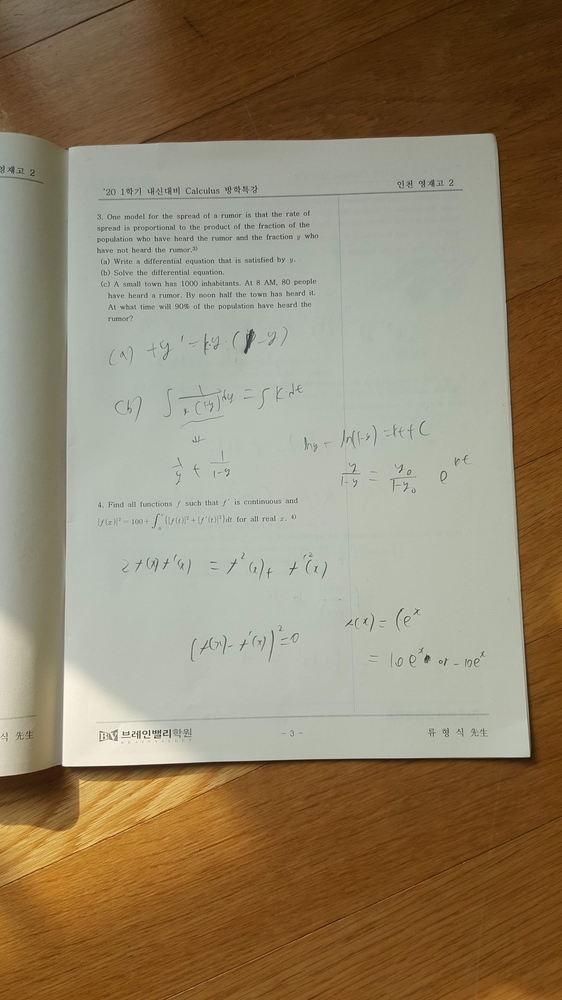
#> input picture photo2.jpg, 562 x 1000 px, shrunk from 2988 x 5312 before the run
$ python line.py
#> lines starting #> are read from the running program, lines starting #| are printed output that depends on the picture; after the words box and inside, x2 and y2 are one past the last pixel; in counts of white or black regions, pixels touching at a corner belong together
import cv2
import numpy as np

# == Parameters
BLUR = 21
CANNY_THRESH_1 = 10
CANNY_THRESH_2 = 30
MASK_DILATE_ITER = 10
MASK_ERODE_ITER = 10
MASK_COLOR = (0.0, 0.0, 1.0)  # In BGR format

# -- Read image
img = cv2.imread('photo2.jpg')
#> img is the input picture: shape (1000, 562, 3); mean B, G, R 105.4, 131.1, 146
img = cv2.bilateralFilter(img, 35, 75, 75)
gray = cv2.cvtColor(img, cv2.COLOR_BGR2GRAY)
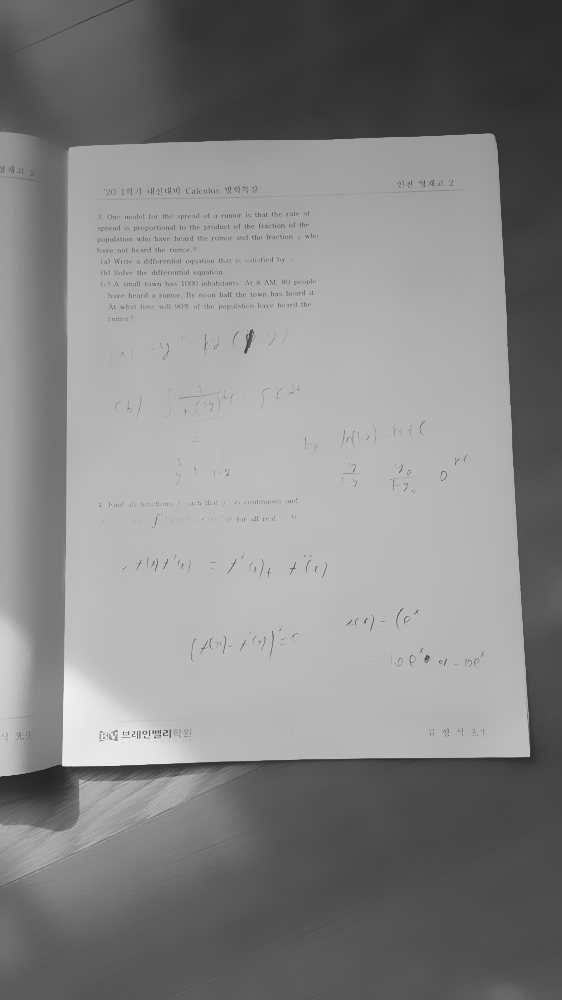
#> gray: shape (1000, 562); min 36, max 240, mean 133

# -- Edge detection
edges = cv2.Canny(gray, CANNY_THRESH_1, CANNY_THRESH_2)
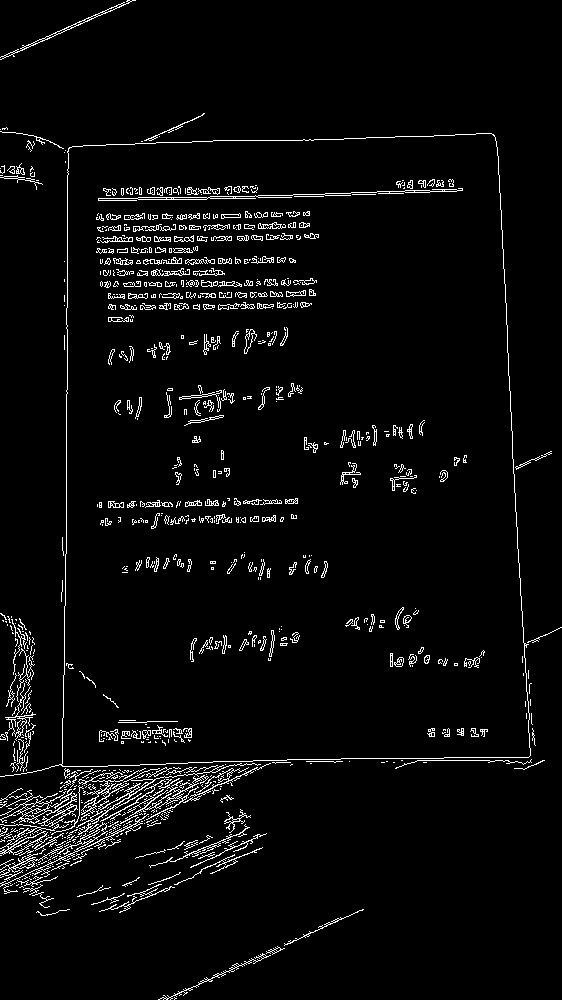
#> edges: shape (1000, 562); 4% white in thin lines or dots
edges = cv2.dilate(edges, None)
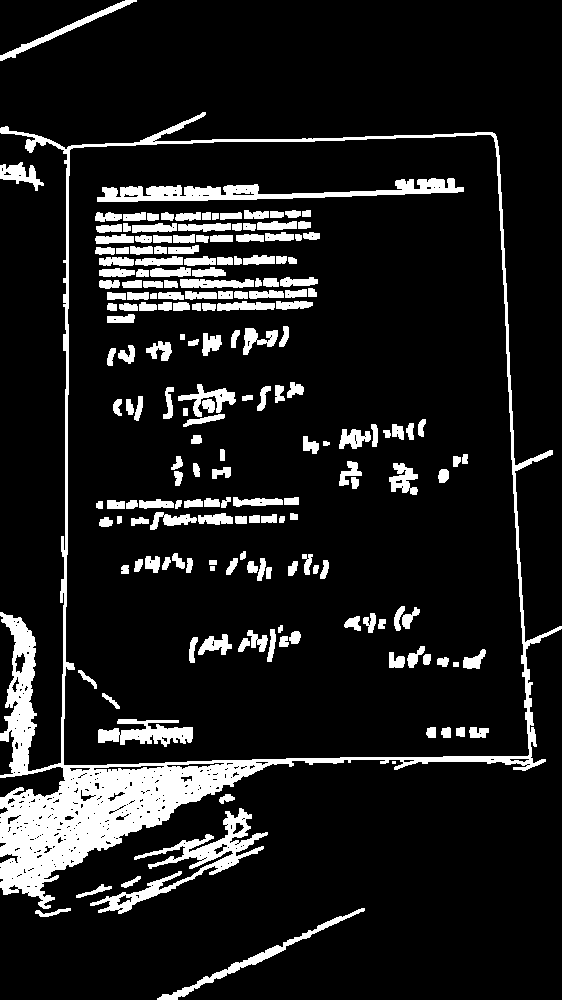
#> edges: shape (1000, 562); 11.8% white; 190 white regions (1 under 20 px), largest, box (x1, y1, x2, y2) and area: (0, 112, 562, 909) 28117, (97, 178, 464, 202) 3602, (90, 808, 268, 914) 3528
edges = cv2.erode(edges, None)
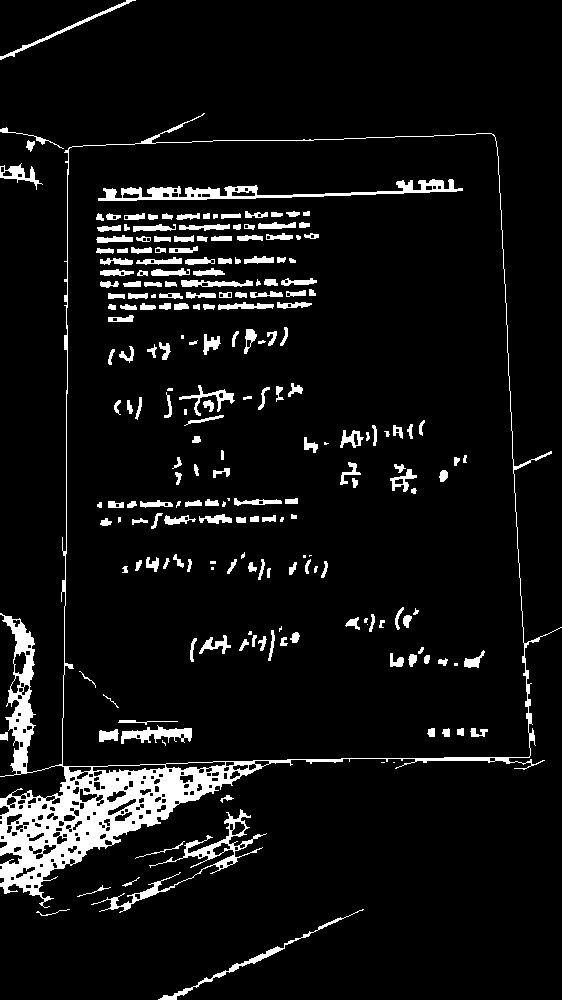
#> edges: shape (1000, 562); 7.1% white; 216 white regions (23 under 20 px)
cv2.imwrite("canny.png", edges)
# -- Find contours in edges, sort by area
contour_info = []
contours, _ = cv2.findContours(edges, cv2.RETR_LIST, cv2.CHAIN_APPROX_NONE)
#> contours = 435 contours, 150 with area under 20; largest, box (x1, y1, x2, y2) and area: (0, 113, 562, 908) 296754, (62, 133, 531, 767) 277624, (98, 179, 463, 201) 2208, (91, 809, 267, 913) 1477, (121, 725, 192, 744) 560
for c in contours:
    contour_info.append((
        c,
        cv2.isContourConvex(c),
        cv2.contourArea(c),
    ))
#> after the loop, contour_info = 435 items
contour_info = sorted(contour_info, key=lambda c: c[2], reverse=True)
max_contour = contour_info[0]
#> max_contour = 3 items, first 3: contour of 3875 points, box (x1, y1, x2, y2) (0, 113, 562, 908), area 296754, False, 296754.5

# -- Create empty mask, draw filled polygon on it corresponding to largest contour ----
# Mask is black, polygon is white
mask = np.zeros(edges.shape)
for c in contour_info:
    cv2.fillConvexPoly(mask, c[0], (255))
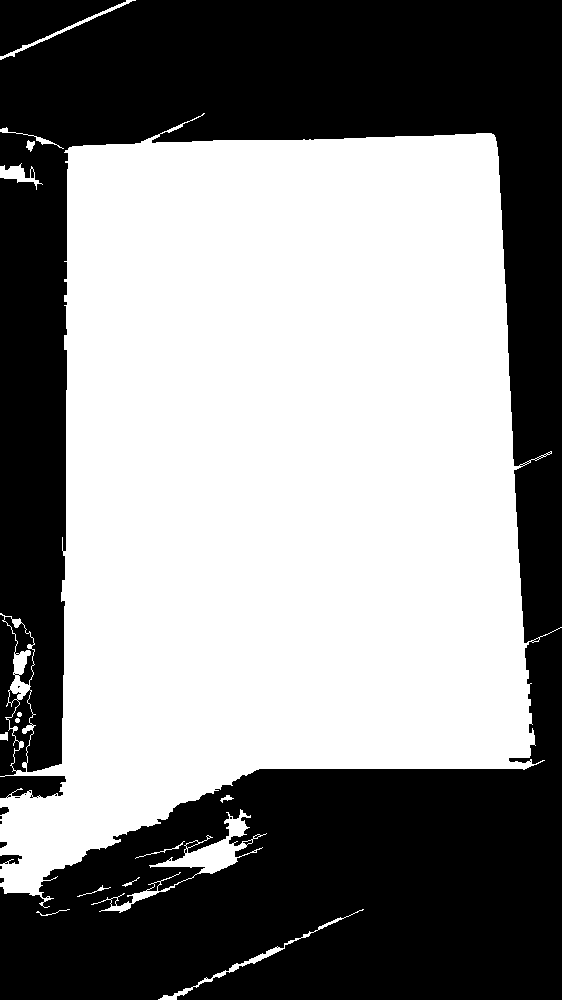
#> mask: shape (1000, 562) float64; 54.1% white; 13 black regions (8 under 20 px), largest, box (x1, y1, x2, y2) and area: (0, 0, 562, 1000) 253856, (0, 0, 126, 56) 3650, (0, 855, 22, 864) 158, (0, 807, 9, 815) 55, (0, 842, 7, 848) 33

# -- Smooth mask, then blur it
mask = cv2.dilate(mask, None, iterations=MASK_DILATE_ITER)
#> mask: shape (1000, 562) float64; 64.7% white; 13 black regions (2 under 20 px), largest, box (x1, y1, x2, y2) and area: (0, 643, 562, 1000) 86434, (0, 0, 562, 449) 79078, (0, 155, 57, 758) 24243
mask = cv2.erode(mask, None, iterations=MASK_ERODE_ITER)
#> mask: shape (1000, 562) float64; 56% white; 5 black regions, box (x1, y1, x2, y2) and area: (0, 0, 562, 768) 126329, (0, 454, 562, 1000) 116139, (0, 0, 105, 52) 3501, (0, 627, 14, 686) 776, (0, 741, 13, 765) 308
mask = cv2.GaussianBlur(mask, (BLUR, BLUR), 0)
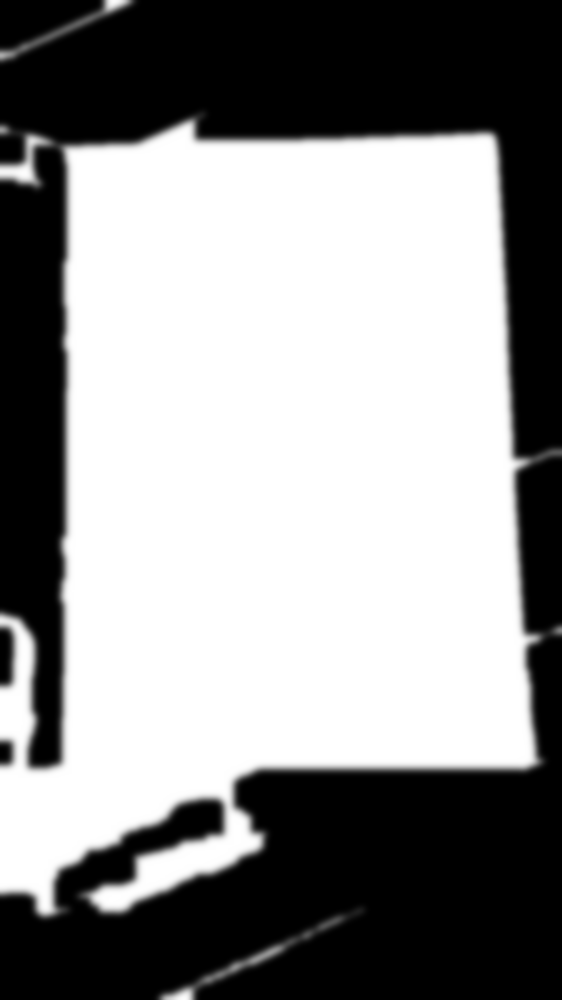
#> mask: shape (1000, 562) float64; min 0, max 255, mean 142.9; drawn with min black and max white
mask_stack = np.dstack([mask] * 3)  # Create 3-channel alpha mask

# -- Blend masked img into MASK_COLOR background
mask_stack = mask_stack.astype('float32') / 255.0
img = img.astype('float32') / 255.0
masked = (mask_stack * img) + ((1 - mask_stack) * MASK_COLOR)
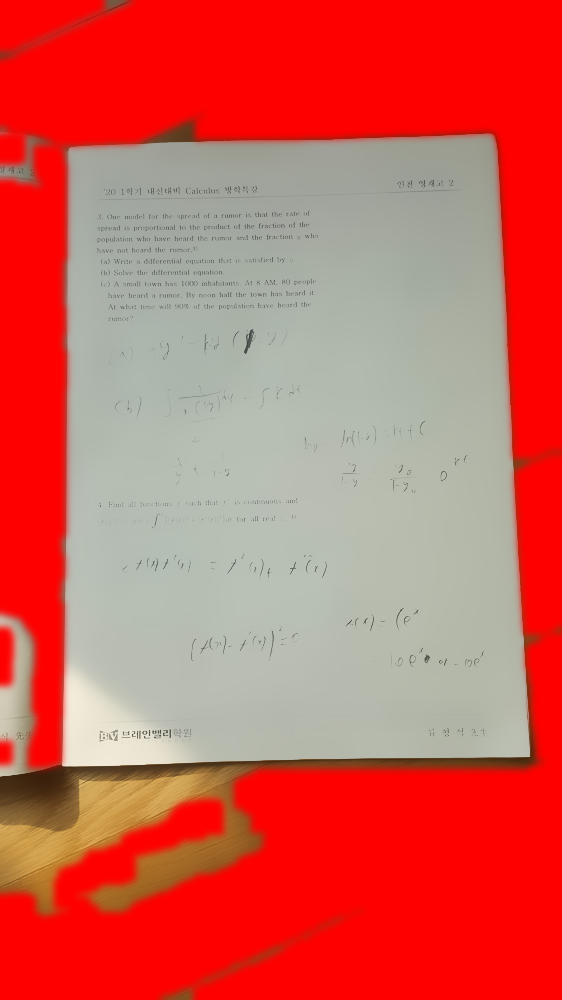
#> masked: shape (1000, 562, 3) float64; mean of channels 0, 1, 2 0.344, 0.379, 0.819; drawn as B, G, R
masked = (masked * 255).astype('uint8')
cv2.waitKey()
cv2.imwrite("WTF.jpg", masked)

$ run again, with photo.jpg copied over photo2.jpg
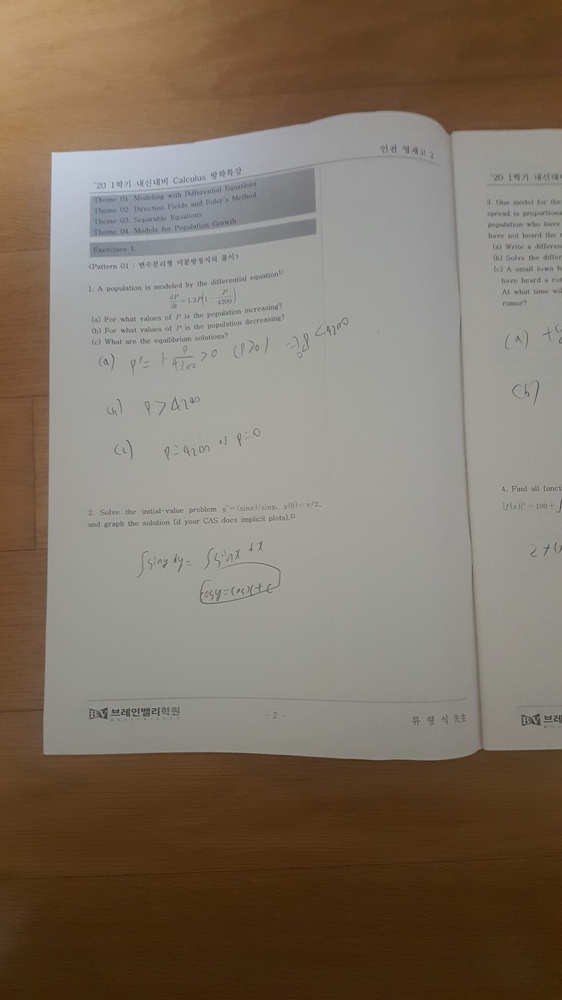
#> input picture photo.jpg, 562 x 1000 px, shrunk from 2988 x 5312 before the run
#> img is the input picture: shape (1000, 562, 3); mean B, G, R 101.2, 115.1, 127.9
#> `edges = cv2.erode(edges, None)`:
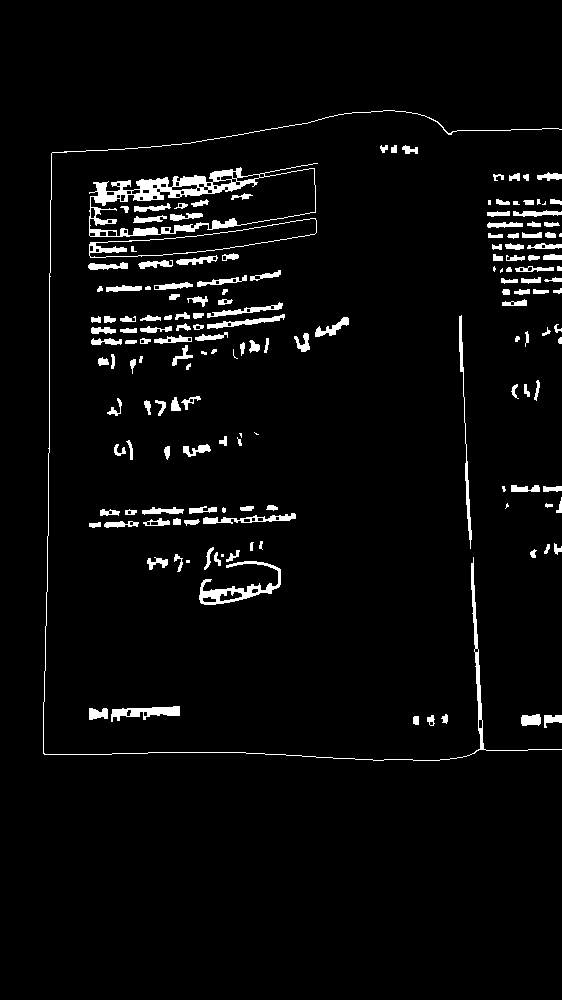
#> edges: shape (1000, 562); 3.7% white; 163 white regions (15 under 20 px)
#> contours = 242 contours, 84 with area under 20; largest, box (x1, y1, x2, y2) and area: (89, 163, 318, 237) 11174, (89, 168, 316, 237) 7717, (89, 218, 317, 258) 3594, (89, 218, 317, 258) 3398, (199, 561, 281, 605) 974
#> after the loop `for c in contours:`: contour_info = 242 items
#> max_contour = 3 items, first 3: contour of 818 points, box (x1, y1, x2, y2) (89, 163, 318, 237), area 11174, False, 11174
#> `masked = (mask_stack * img) + ((1 - mask_stack) * MASK_COLOR)`:
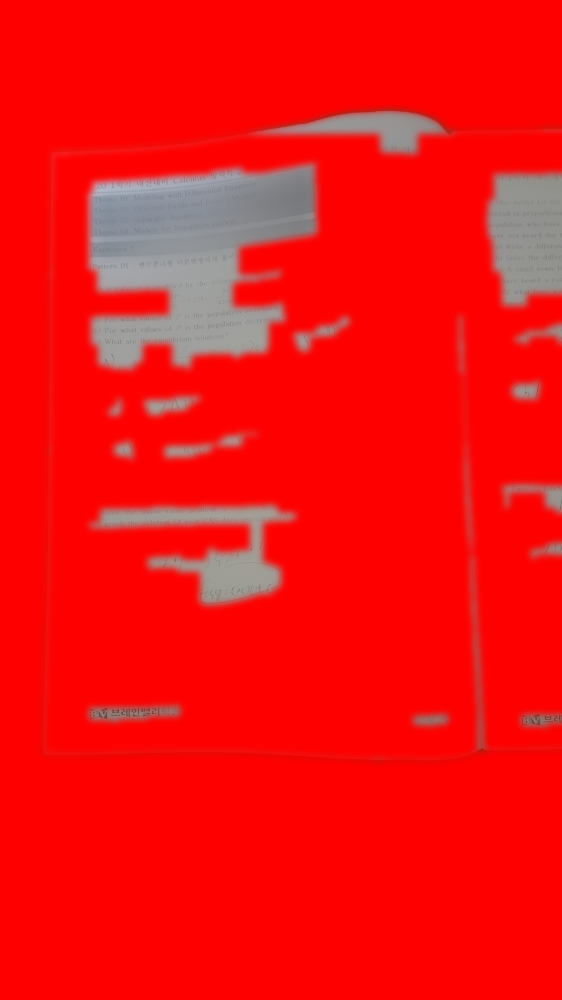
#> masked: shape (1000, 562, 3) float64; mean of channels 0, 1, 2 0.0633, 0.0635, 0.955; drawn as B, G, R
